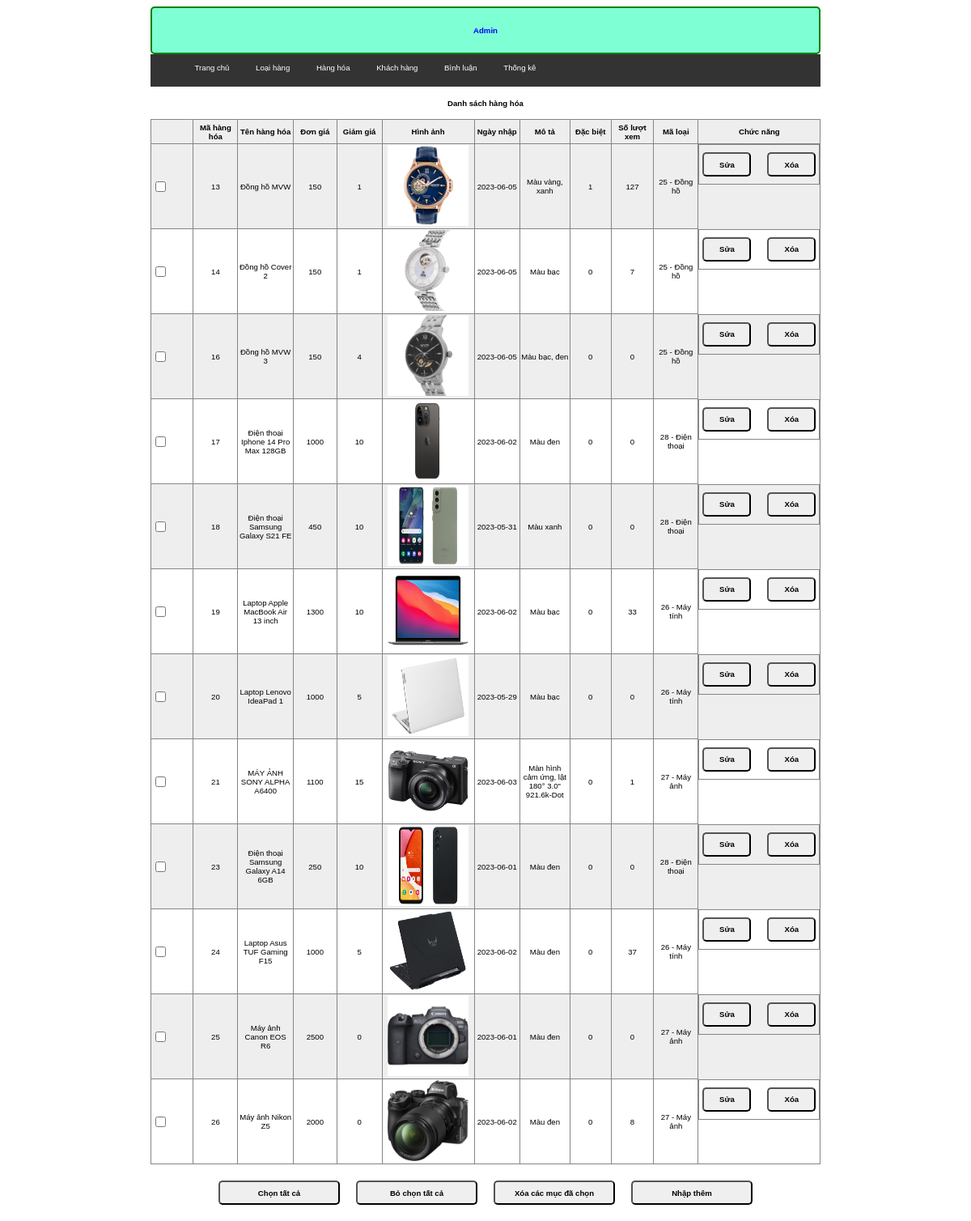
Screenshot of /Assignment/hanghoa/danhsach_hanghoa.php with the database file from the repository.
### tables this page shows
CREATE TABLE `hang_hoa` (
  `ma_hh` int NOT NULL COMMENT 'mã hàng hoá',
  `ten_hh` varchar(50) NOT NULL COMMENT 'tên hàng hoá',
  `don_gia` double(10,2) NOT NULL COMMENT 'đơn giá',
  `giam_gia` double(10,2) DEFAULT '0.00' COMMENT 'mức giảm giá',
  `hinh` varchar(50) NOT NULL COMMENT 'hình ảnh',
  `ngay_nhap` date DEFAULT NULL COMMENT 'ngày nhập hàng',
  `mo_ta` text NOT NULL COMMENT 'mô tả hàng hoá',
  `dac_biet` tinyint(1) NOT NULL COMMENT 'tràng thái đặc biệt',
  `so_luot_xem` int NOT NULL DEFAULT '0' COMMENT 'số lượt xem',
  `ma_loai` int NOT NULL COMMENT 'mã loại'
);

CREATE TABLE `loai` (
  `ma_loai` int NOT NULL COMMENT 'mã loại hàng',
  `ten_loai` varchar(50) NOT NULL COMMENT 'tên loại hàng'
);

### Assignment/pdo.php (called while the page is built, shortened)
<?php
function pdo_get_connection(){
    $dburl = "mysql:host=localhost;
    dbname=xsshop;
    charset=utf8";
    $username = "root";
    $password = "trinhduc2001";
    try{
        $conn = new PDO($dburl,$username,$password);
        $conn->setAttribute(PDO::ATTR_ERRMODE, PDO::ERRMODE_EXCEPTION);
        return $conn;
    } catch(PDOException $e){
        echo 'that bai';
        $e ->getMessage();
    }
}
function pdo_query($sql){
    $sql_args = array_slice(func_get_args(), 1);
    try{
        $conn = pdo_get_connection();
        $stmt = $conn->prepare($sql);
        $stmt->execute($sql_args);
        $rows = $stmt->fetchAll();
        return $rows;
    }
    catch(PDOException $e){
        throw $e;
    }
    finally{
        unset($conn);
    }
}
?>

### Assignment/hanghoa/hanghoa.php (called while the page is built, shortened)
<?php
function hanghoa_loai_selectAll(){
    $sql="SELECT * FROM `hang_hoa` JOIN `loai` ON `hang_hoa`.`ma_loai`=`loai`.`ma_loai`";
    return pdo_query($sql);
}
?>

### Assignment/hanghoa/danhsach_hanghoa.php (the view, shortened to what this page needs)
<?php
    require "../pdo.php";
    require "hanghoa.php";
    $ds_hanghoa = hanghoa_loai_selectAll();
?>
<!DOCTYPE html>
<html lang="en">
<head>
    <link rel="stylesheet" href="../css/style.css">
</head>
<body>
    <div class="container">
        <div class="header">
            <h1>Admin</h1>
        </div>
        <div class="menu">
            <ul>
                <li><a href="../index.php">Trang chủ</a></li>
                <li><a href="../loai/danhsach_loaihang.php">Loại hàng</a></li>
                <li><a href="./danhsach_hanghoa.php">Hàng hóa</a></li>
                <li><a href="../tuan/user/index.php?act=kh">Khách hàng</a></li>
                <li><a href="../binhluan/danhsach_binhluan.php">Bình luận</a></li>
                <li><a href="../tuan/user/index.php?act=tk">Thống kê</a></li>
            </ul>
        </div>
        <div class="rowheader"><h1>Danh sách hàng hóa</h1></div>
        <div class="row-content">
            <form action="" method="post">
                <div class="tab">
                    <table>
                        <thead>
                            <tr>
                                <th></th>
                                <th>Mã hàng hóa</th>
                                <th>Tên hàng hóa</th>
                                <th>Đơn giá</th>
                                <th>Giảm giá</th>
                                <th>Hình ảnh</th>
                                <th>Ngày nhập</th>
                                <th>Mô tả</th>
                                <th>Đặc biệt</th>
                                <th>Số lượt xem</th>
                                <th>Mã loại</th>
                                <th>Chức năng</th>
                            </tr>
                        </thead>
                        <tbody>
                            <?php
                                foreach($ds_hanghoa as $ds){
                            ?>
                            <tr>
                                <td><input type="checkbox" name="name[]" id="check_all"></td>
                                <td align="center"><?php extract($ds); echo $ma_hh?></td>
                                <td align="center"><?php extract($ds); echo $ten_hh?></td>
                                <td align="center"><?php extract($ds); echo $don_gia?></td>
                                <td align="center"><?php extract($ds); echo $giam_gia?></td>
                                <td align="center"><img src="<?php extract($ds); echo $hinh?>" alt="" style="width:100px; height:100px;"></td>
                                <td align="center"><?php extract($ds); echo $ngay_nhap?></td>
                                <td align="center"><?php extract($ds); echo $mo_ta?></td>
                                <td align="center"><?php extract($ds); echo $dac_biet?></td>
                                <td align="center"><?php extract($ds); echo $so_luot_xem?></td>
                                <td align="center"><?php extract($ds); echo $ma_loai?> - <?php extract($ds); echo $ten_loai ?></td>
                                <td style="display:flex;justify-content: center;align-items: center;">
                                    <a href="edit_hanghoa.php?ma_hh=<?php extract($ds); echo $ma_hh ?>"><input type="button" value="Sửa" style="width:60px"></a>
                                    <a href="danhsach_hanghoa.php?ma_hh=<?php extract($ds); echo $ma_hh ?>" onclick="return confirm('Bạn có chắc xóa không')">
                                        <input type="button" value="Xóa" style="width:60px">
                                    </a>
                                </td>
                            </tr>
                            <?php
                                }
                            ?>
                        </tbody>
                    </table>
                </div>
                <div class="but">
                    <input type="button" value="Chọn tất cả" id="btn1">
                    <input type="button" value="Bỏ chọn tất cả" id="btn2">
                    <input type="button" value="Xóa các mục đã chọn">
                    <a href="admin_hanghoa.php"><input type="button" value="Nhập thêm"></a>
                </div>
            </form>
        </div>
    </div>
</body>
</html>

### Assignment/css/style.css (style rules this page uses)
* { box-sizing: border-box; font-family: sans-serif; font-size: 0.8vw; }
.container { width: 70%; margin: 0 auto; }
.header { background-color: aquamarine; color: blue; border: 2px green solid; border-radius: 5px; }
.header h1 { margin: 10px 20px; height: 35px; display: flex; justify-content: center; align-items: center; }
.menu ul li { display: inline; padding: 0 5px; }
.menu a { text-decoration: none; color: white; margin: 0 10px; }
.menu { background-color: #333; height: 40px; padding-top: 1px; }

### Assignment/hanghoa/danhsach_hanghoa.php (style rules this page uses)
.rowheader { height: 40px; width: 100%; display: flex; justify-content: center; align-items: center; background-color:#fff; }
.but { display: flex; justify-content: center; align-items: center; margin: 20px 0; }
input[type="button"] { margin: 0 10px; width: 150px; height: 30px; border-radius: 5px 5px 5px 5px; font-weight: 700; }
td { width: 150px; height:50px; }
th { height:30px; }
table, th, td { border:1px solid #868585; }
table { border-collapse:collapse; }
table tr:nth-child(odd) { background-color:#eee; }
table tr:nth-child(even) { background-color:white; }

### rows the page displays
hang_hoa: ma_hh "13", ten_hh "Đồng hồ MVW", don_gia "150", giam_gia "1", hinh (picture), ngay_nhap "2023-06-05", mo_ta "Màu vàng, xanh", dac_biet "1", so_luot_xem "127", ma_loai.ma_loai "25", ma_loai.ten_loai "Đồng hồ"
hang_hoa: ma_hh "14", ten_hh "Đồng hồ Cover 2", don_gia "150", giam_gia "1", hinh (picture), ngay_nhap "2023-06-05", mo_ta "Màu bạc", dac_biet "0", so_luot_xem "7", ma_loai.ma_loai "25", ma_loai.ten_loai "Đồng hồ"
hang_hoa: ma_hh "16", ten_hh "Đồng hồ MVW 3", don_gia "150", giam_gia "4", hinh (picture), ngay_nhap "2023-06-05", mo_ta "Màu bạc, đen", dac_biet "0", so_luot_xem "0", ma_loai.ma_loai "25", ma_loai.ten_loai "Đồng hồ"
hang_hoa: ma_hh "17", ten_hh "Điện thoại Iphone 14 Pro Max 128GB", don_gia "1000", giam_gia "10", hinh (picture), ngay_nhap "2023-06-02", mo_ta "Màu đen", dac_biet "0", so_luot_xem "0", ma_loai.ma_loai "28", ma_loai.ten_loai "Điện thoại"
hang_hoa: ma_hh "18", ten_hh "Điện thoại Samsung Galaxy S21 FE", don_gia "450", giam_gia "10", hinh (picture), ngay_nhap "2023-05-31", mo_ta "Màu xanh", dac_biet "0", so_luot_xem "0", ma_loai.ma_loai "28", ma_loai.ten_loai "Điện thoại"
hang_hoa: ma_hh "19", ten_hh "Laptop Apple MacBook Air 13 inch", don_gia "1300", giam_gia "10", hinh (picture), ngay_nhap "2023-06-02", mo_ta "Màu bạc", dac_biet "0", so_luot_xem "33", ma_loai.ma_loai "26", ma_loai.ten_loai "Máy tính"
hang_hoa: ma_hh "20", ten_hh "Laptop Lenovo IdeaPad 1", don_gia "1000", giam_gia "5", hinh (picture), ngay_nhap "2023-05-29", mo_ta "Màu bạc", dac_biet "0", so_luot_xem "0", ma_loai.ma_loai "26", ma_loai.ten_loai "Máy tính"
hang_hoa: ma_hh "21", ten_hh "MÁY ẢNH SONY ALPHA A6400", don_gia "1100", giam_gia "15", hinh (picture), ngay_nhap "2023-06-03", mo_ta "Màn hình cảm ứng, lật 180° 3.0\" 921.6k-Dot", dac_biet "0", so_luot_xem "1", ma_loai.ma_loai "27", ma_loai.ten_loai "Máy ảnh"
hang_hoa: ma_hh "23", ten_hh "Điện thoại Samsung Galaxy A14 6GB", don_gia "250", giam_gia "10", hinh (picture), ngay_nhap "2023-06-01", mo_ta "Màu đen", dac_biet "0", so_luot_xem "0", ma_loai.ma_loai "28", ma_loai.ten_loai "Điện thoại"
hang_hoa: ma_hh "24", ten_hh "Laptop Asus TUF Gaming F15", don_gia "1000", giam_gia "5", hinh (picture), ngay_nhap "2023-06-02", mo_ta "Màu đen", dac_biet "0", so_luot_xem "37", ma_loai.ma_loai "26", ma_loai.ten_loai "Máy tính"
hang_hoa: ma_hh "25", ten_hh "Máy ảnh Canon EOS R6", don_gia "2500", giam_gia "0", hinh (picture), ngay_nhap "2023-06-01", mo_ta "Màu đen", dac_biet "0", so_luot_xem "0", ma_loai.ma_loai "27", ma_loai.ten_loai "Máy ảnh"
hang_hoa: ma_hh "26", ten_hh "Máy ảnh Nikon Z5", don_gia "2000", giam_gia "0", hinh (picture), ngay_nhap "2023-06-02", mo_ta "Màu đen", dac_biet "0", so_luot_xem "8", ma_loai.ma_loai "27", ma_loai.ten_loai "Máy ảnh"
